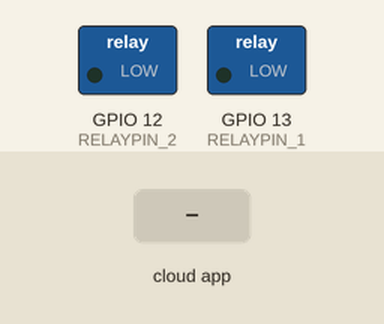
Simulated run of this sketch. Board: ESP32. Shown: switched loads named in the sketch (green lamp = pin HIGH). The inputs (shaded band) are chosen by the test bench. WiFi joins after 1.5 s; servers stay silent unless stated; what the sketch prints to the serial monitor is not drawn.

Above: at 2.7 s.
2.8 s: the phone or cloud app sets u3g7ry438ryu84irxxxxxxxx to 1
At 3.6 s:
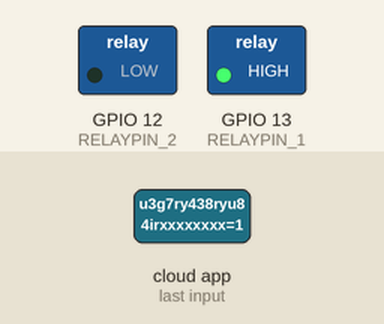
4.3 s: the phone or cloud app sets 8u84fh84hxxxxxxxxxxxxxxx to 1
At 4.7 s:
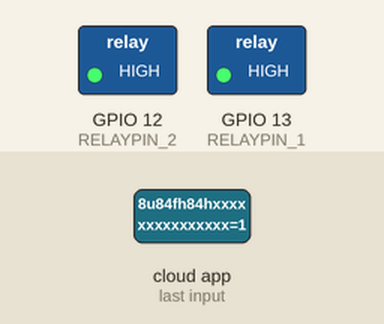
5.8 s: the phone or cloud app sets u3g7ry438ryu84irxxxxxxxx to 0
At 7.0 s:
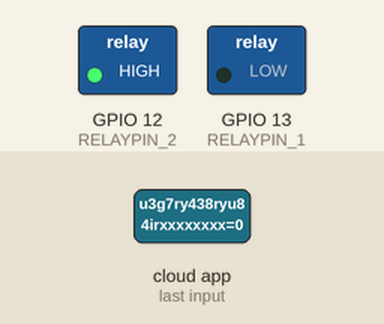
7.3 s: the phone or cloud app sets 8u84fh84hxxxxxxxxxxxxxxx to 0
At 8.2 s:
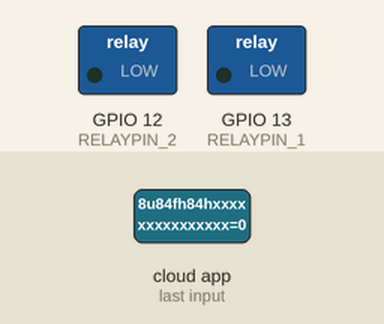
Timing chart, 0 to 9.8 s (numbered marks = the images above; inputs shaded):
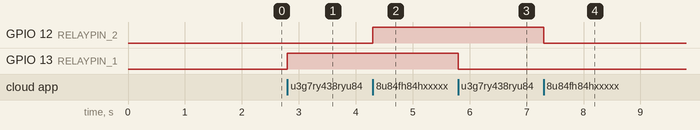

The sketch:

Home_automation.ino
```cpp
#ifdef ENABLE_DEBUG
  #define DEBUG_ESP_PORT Serial
  #define NODEBUG_WEBSOCKETS
  #define NDEBUG
#endif

#include <Arduino.h>
#include <WiFi.h> // WiFi library for ESP32
#include <SinricPro.h>
#include <SinricProSwitch.h>

#define RELAYPIN_1 13 // Pin for Relay 1
#define RELAYPIN_2 12 // Pin for Relay 2

/*****************
 * Configuration *
 *****************/

struct RelayInfo {
  String deviceId;
  String name;
  int pin;
};

std::vector<RelayInfo> relays = {
    {"u3g7ry438ryu84irxxxxxxxx", "Relay 1", RELAYPIN_1},
    {"8u84fh84hxxxxxxxxxxxxxxx", "Relay 2", RELAYPIN_2}
};

#define WIFI_SSID         "SSID"
#define WIFI_PASS         "password"
#define APP_KEY           "APP KEY"      // Should look like "de0bxxxx-1x3x-4x3x-ax2x-5dabxxxxxxxx"
#define APP_SECRET        "SECRET KEY"   // Should look like "5f36xxxx-x3x7-4x3x-xexe-e86724a9xxxx-4c4axxxx-3x3x-x5xe-x9x3-333d65xxxxxx"
#define BAUD_RATE         115200              // Change baudrate to your need

bool onPowerState(const String &deviceId, bool &state) {
  for (auto &relay : relays) {
    if (deviceId == relay.deviceId) {
      Serial.printf("Device %s turned %s\r\n", relay.name.c_str(), state ? "on" : "off");
      digitalWrite(relay.pin, state ? HIGH : LOW); // Set relay state
      return true;
    }
  }
  return false;
}

void setupRelayPins() {
  for (auto &relay : relays) {
    pinMode(relay.pin, OUTPUT);
  }
}

void setupWiFi() {
  Serial.printf("\r\n[Wifi]: Connecting");
  WiFi.begin(WIFI_SSID, WIFI_PASS);
  while (WiFi.status() != WL_CONNECTED) {
    Serial.printf(".");
    delay(250);
  }
  Serial.printf("connected!\r\n[WiFi]: IP-Address is %s\r\n", WiFi.localIP().toString().c_str());
}

void setupSinricPro() {
  for (auto &relay : relays) {
    SinricProSwitch &mySwitch = SinricPro[relay.deviceId];
    mySwitch.onPowerState(onPowerState);
  }

  SinricPro.onConnected([]() { Serial.printf("Connected to SinricPro\r\n"); });
  SinricPro.onDisconnected([]() { Serial.printf("Disconnected from SinricPro\r\n"); });

  SinricPro.begin(APP_KEY, APP_SECRET);
}

void setup() {
  Serial.begin(BAUD_RATE);
  setupRelayPins();
  setupWiFi();
  setupSinricPro();
}

void loop() {
  SinricPro.handle();
}
```

Measured:
- after the input at 2.8 s, GPIO 13 (RELAYPIN_1): LOW → HIGH at once
- after the input at 4.3 s, GPIO 12 (RELAYPIN_2): LOW → HIGH at once
- after the input at 5.8 s, GPIO 13 (RELAYPIN_1): HIGH → LOW at once
- after the input at 7.3 s, GPIO 12 (RELAYPIN_2): HIGH → LOW at once
